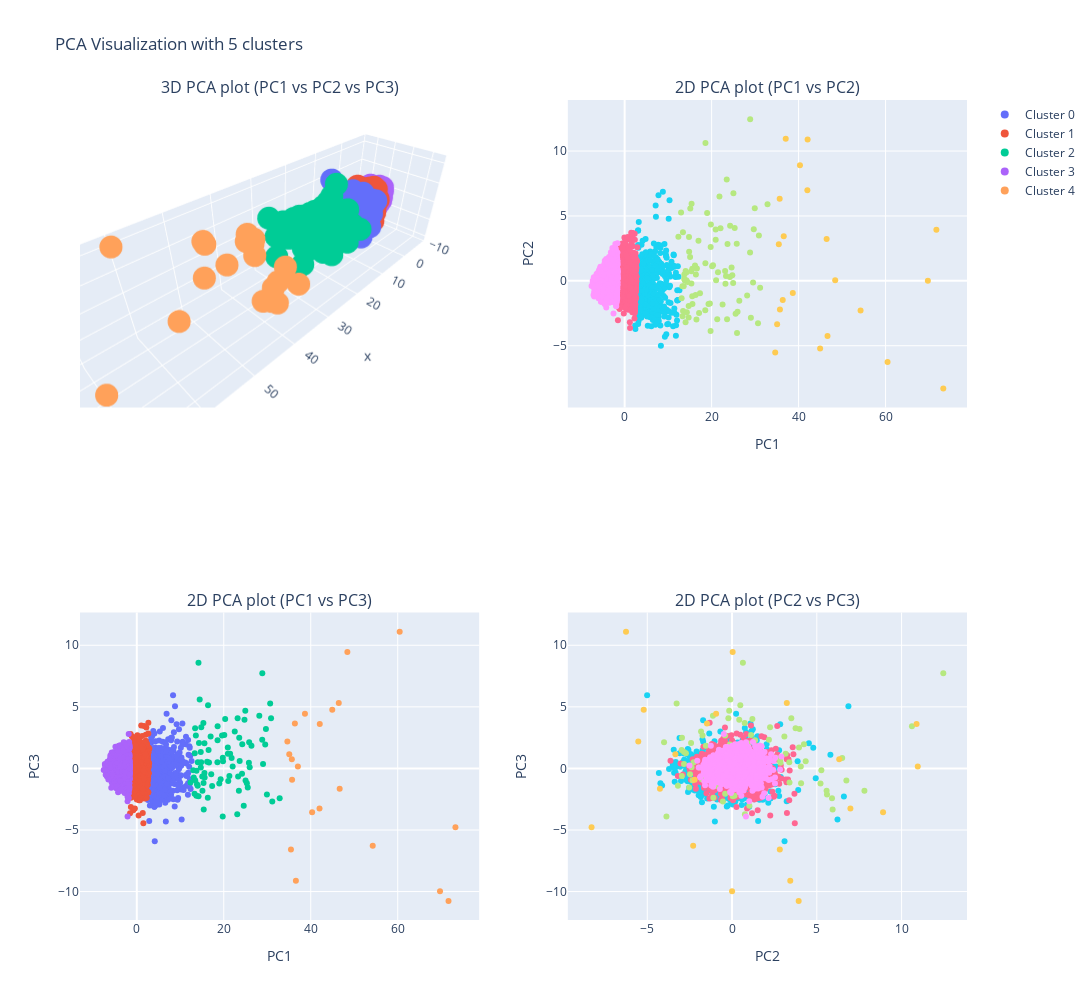

Here is the notebook cell this chart was saved with:
### Code cell
nb_clusters = 4
fig, labels = visualize_pca_clusters(df_pca, 5)
fig.show()
df_pca["cluster"] = labels

### Figure 1 — Plotly figure (JSON) as saved in the notebook; plotly's stock layout.template omitted (floating-point values rounded to 4 significant figures; data arrays with more than 128 entries replaced by an {"elided": "..."} marker saying what was removed)
{"data": [{"hovertemplate": "PC1: %{x:.2f}<br>PC2: %{y:.2f}<br>PC3: %{z:.2f}<br><extra></extra>", "mode": "markers", "name": "Cluster 0", "scene": "scene", "showlegend": true, "type": "scatter3d", "x": {"elided": "722 float values"}, "y": {"elided": "722 float values"}, "z": {"elided": "722 float values"}}, {"hovertemplate": "PC1: %{x:.2f}<br>PC2: %{y:.2f}<br>PC3: %{z:.2f}<br><extra></extra>", "mode": "markers", "name": "Cluster 1", "scene": "scene", "showlegend": true, "type": "scatter3d", "x": {"elided": "2211 float values"}, "y": {"elided": "2211 float values"}, "z": {"elided": "2211 float values"}}, {"hovertemplate": "PC1: %{x:.2f}<br>PC2: %{y:.2f}<br>PC3: %{z:.2f}<br><extra></extra>", "mode": "markers", "name": "Cluster 2", "scene": "scene", "showlegend": true, "type": "scatter3d", "x": [13.58, 19.83, 24.25, 16.18, 13.1, 25.31, 13.43, 28.86, 16.33, 22.05, 18.54, 14.72, 20.94, 15.05, 15.31, 19.28, 13.28, 24.59, 15.56, 23.31, 22.52, 18.57, 16.51, 20.32, 14.46, 16.61, 32.86, 29.53, 29.03, 29.69, 23.1, 14.83, 23.56, 13.73, 25.84, 21.03, 20.12, 24.2, 24.95, 18.58, 16.98, 13.41, 25.96, 25.78, 23.66, 21.81, 19.76, 14.19, 28.17, 13.7, 14.03, 17.33, 31.15, 25.52, 15.1, 12.98, 15.6, 14.8, 29.92, 28.84, 19.61, 12.36, 15.39, 23.47, 17.12, 24.76, 30.87, 14.2, 15.35, 21.46, 16.38, 19.78, 20.93, 18.97, 30.67, 15.55, 14.3, 21.29, 26.37, 14.01, 23.18, 13.32, 25.01, 14.71, 13.85], "y": [-0.4089, 4.345, 4.241, 1.177, -1.339, 4.073, -2.332, 12.46, -1.1, 4.055, -2.263, -1.948, 3.16, 1.842, 0.7449, -1.785, -0.4091, 1.021, 0.9391, 0.3726, -1.829, 1.356, -2.975, 1.2, -0.09697, 0.9437, 5.896, -0.1278, -2.836, 3.978, 0.7594, 2.243, -2.953, 0.4973, -4.011, 0.04118, 1.12, 0.3, -0.169, 10.61, 3.086, 3.746, -2.389, 2.857, 2.835, 6.497, -3.87, 0.6401, -1.127, 0.1487, 0.7608, -0.961, -0.5392, -2.527, 5.577, 5.268, -1.791, 3.375, 5.6, 2.175, -1.743, 3.39, 5.933, 7.809, -2.48, 0.4242, 3.497, 0.04472, -0.2065, 0.6577, 0.4875, 2.598, 3.95, 5.219, -3.269, -1.192, -2.415, -2.96, -1.543, -3.192, -0.2178, -2.723, 6.743, -2.832, 0.03034], "z": [2.681, 0.5904, 1.956, 0.541, -0.7281, -1.206, -0.9664, 7.727, -2.377, 0.1572, 0.4983, 0.08004, 1.184, -0.6551, 3.683, -0.8762, -2.067, -3.033, 2.046, -0.6463, 3.003, 2.285, 1.493, 4.01, 5.6, 0.4791, -2.428, 1.946, 0.3577, 3.205, -3.728, 3.34, 2.488, -0.1919, 2.12, -1.018, 2.711, -0.4261, 4.683, 3.426, 2.597, 3.258, 0.09167, 0.4656, 0.6072, 0.845, -3.903, 8.591, 4.282, -2.228, 0.5034, -1.428, -2.683, -1.544, -1.823, -0.1483, -0.7357, 0.5046, -2.113, 2.321, 2.666, -1.153, -3.337, -1.815, -0.4762, 3.961, 4.082, -2.27, -1.187, 1.196, 5.137, 0.8664, 1.706, -1.225, 5.264, -0.3691, 2.058, -0.6079, 1.841, -1.41, 4.083, 1.222, -0.9838, 1.34, -1.285]}, {"hovertemplate": "PC1: %{x:.2f}<br>PC2: %{y:.2f}<br>PC3: %{z:.2f}<br><extra></extra>", "mode": "markers", "name": "Cluster 3", "scene": "scene", "showlegend": true, "type": "scatter3d", "x": {"elided": "1961 float values"}, "y": {"elided": "1961 float values"}, "z": {"elided": "1961 float values"}}, {"hovertemplate": "PC1: %{x:.2f}<br>PC2: %{y:.2f}<br>PC3: %{z:.2f}<br><extra></extra>", "mode": "markers", "name": "Cluster 4", "scene": "scene", "showlegend": true, "type": "scatter3d", "x": [38.67, 40.32, 37.04, 35.71, 42.02, 73.27, 42.08, 54.25, 46.45, 69.72, 44.95, 46.65, 48.42, 35.65, 36.36, 35.45, 36.58, 71.68, 35.07, 34.62, 60.45], "y": [-0.9407, 8.908, 10.96, -2.206, 6.981, -8.287, 10.89, -2.293, 3.23, 0.003009, -5.21, -4.254, 0.03625, 6.322, -1.48, 2.817, 3.435, 3.93, -3.343, -5.531, -6.255], "z": [4.446, -3.563, 0.1556, -0.9173, -3.261, -4.784, 3.616, -6.286, 5.317, -9.967, 4.773, -1.652, 9.45, 0.7382, 3.645, -6.577, -9.13, -10.76, 1.157, 2.181, 11.11]}, {"hovertemplate": "PC1: %{x:.2f}<br>PC2: %{y:.2f}<br><extra></extra>", "mode": "markers", "name": "Cluster 0", "showlegend": false, "type": "scatter", "x": {"elided": "722 float values"}, "xaxis": "x", "y": {"elided": "722 float values"}, "yaxis": "y"}, {"hovertemplate": "PC1: %{x:.2f}<br>PC2: %{y:.2f}<br><extra></extra>", "mode": "markers", "name": "Cluster 1", "showlegend": false, "type": "scatter", "x": {"elided": "2211 float values"}, "xaxis": "x", "y": {"elided": "2211 float values"}, "yaxis": "y"}, {"hovertemplate": "PC1: %{x:.2f}<br>PC2: %{y:.2f}<br><extra></extra>", "mode": "markers", "name": "Cluster 2", "showlegend": false, "type": "scatter", "x": [13.58, 19.83, 24.25, 16.18, 13.1, 25.31, 13.43, 28.86, 16.33, 22.05, 18.54, 14.72, 20.94, 15.05, 15.31, 19.28, 13.28, 24.59, 15.56, 23.31, 22.52, 18.57, 16.51, 20.32, 14.46, 16.61, 32.86, 29.53, 29.03, 29.69, 23.1, 14.83, 23.56, 13.73, 25.84, 21.03, 20.12, 24.2, 24.95, 18.58, 16.98, 13.41, 25.96, 25.78, 23.66, 21.81, 19.76, 14.19, 28.17, 13.7, 14.03, 17.33, 31.15, 25.52, 15.1, 12.98, 15.6, 14.8, 29.92, 28.84, 19.61, 12.36, 15.39, 23.47, 17.12, 24.76, 30.87, 14.2, 15.35, 21.46, 16.38, 19.78, 20.93, 18.97, 30.67, 15.55, 14.3, 21.29, 26.37, 14.01, 23.18, 13.32, 25.01, 14.71, 13.85], "xaxis": "x", "y": [-0.4089, 4.345, 4.241, 1.177, -1.339, 4.073, -2.332, 12.46, -1.1, 4.055, -2.263, -1.948, 3.16, 1.842, 0.7449, -1.785, -0.4091, 1.021, 0.9391, 0.3726, -1.829, 1.356, -2.975, 1.2, -0.09697, 0.9437, 5.896, -0.1278, -2.836, 3.978, 0.7594, 2.243, -2.953, 0.4973, -4.011, 0.04118, 1.12, 0.3, -0.169, 10.61, 3.086, 3.746, -2.389, 2.857, 2.835, 6.497, -3.87, 0.6401, -1.127, 0.1487, 0.7608, -0.961, -0.5392, -2.527, 5.577, 5.268, -1.791, 3.375, 5.6, 2.175, -1.743, 3.39, 5.933, 7.809, -2.48, 0.4242, 3.497, 0.04472, -0.2065, 0.6577, 0.4875, 2.598, 3.95, 5.219, -3.269, -1.192, -2.415, -2.96, -1.543, -3.192, -0.2178, -2.723, 6.743, -2.832, 0.03034], "yaxis": "y"}, {"hovertemplate": "PC1: %{x:.2f}<br>PC2: %{y:.2f}<br><extra></extra>", "mode": "markers", "name": "Cluster 3", "showlegend": false, "type": "scatter", "x": {"elided": "1961 float values"}, "xaxis": "x", "y": {"elided": "1961 float values"}, "yaxis": "y"}, {"hovertemplate": "PC1: %{x:.2f}<br>PC2: %{y:.2f}<br><extra></extra>", "mode": "markers", "name": "Cluster 4", "showlegend": false, "type": "scatter", "x": [38.67, 40.32, 37.04, 35.71, 42.02, 73.27, 42.08, 54.25, 46.45, 69.72, 44.95, 46.65, 48.42, 35.65, 36.36, 35.45, 36.58, 71.68, 35.07, 34.62, 60.45], "xaxis": "x", "y": [-0.9407, 8.908, 10.96, -2.206, 6.981, -8.287, 10.89, -2.293, 3.23, 0.003009, -5.21, -4.254, 0.03625, 6.322, -1.48, 2.817, 3.435, 3.93, -3.343, -5.531, -6.255], "yaxis": "y"}, {"hovertemplate": "PC1: %{x:.2f}<br>PC3: %{z:.2f}<br><extra></extra>", "mode": "markers", "name": "Cluster 0", "showlegend": false, "type": "scatter", "x": {"elided": "722 float values"}, "xaxis": "x2", "y": {"elided": "722 float values"}, "yaxis": "y2"}, {"hovertemplate": "PC1: %{x:.2f}<br>PC3: %{z:.2f}<br><extra></extra>", "mode": "markers", "name": "Cluster 1", "showlegend": false, "type": "scatter", "x": {"elided": "2211 float values"}, "xaxis": "x2", "y": {"elided": "2211 float values"}, "yaxis": "y2"}, {"hovertemplate": "PC1: %{x:.2f}<br>PC3: %{z:.2f}<br><extra></extra>", "mode": "markers", "name": "Cluster 2", "showlegend": false, "type": "scatter", "x": [13.58, 19.83, 24.25, 16.18, 13.1, 25.31, 13.43, 28.86, 16.33, 22.05, 18.54, 14.72, 20.94, 15.05, 15.31, 19.28, 13.28, 24.59, 15.56, 23.31, 22.52, 18.57, 16.51, 20.32, 14.46, 16.61, 32.86, 29.53, 29.03, 29.69, 23.1, 14.83, 23.56, 13.73, 25.84, 21.03, 20.12, 24.2, 24.95, 18.58, 16.98, 13.41, 25.96, 25.78, 23.66, 21.81, 19.76, 14.19, 28.17, 13.7, 14.03, 17.33, 31.15, 25.52, 15.1, 12.98, 15.6, 14.8, 29.92, 28.84, 19.61, 12.36, 15.39, 23.47, 17.12, 24.76, 30.87, 14.2, 15.35, 21.46, 16.38, 19.78, 20.93, 18.97, 30.67, 15.55, 14.3, 21.29, 26.37, 14.01, 23.18, 13.32, 25.01, 14.71, 13.85], "xaxis": "x2", "y": [2.681, 0.5904, 1.956, 0.541, -0.7281, -1.206, -0.9664, 7.727, -2.377, 0.1572, 0.4983, 0.08004, 1.184, -0.6551, 3.683, -0.8762, -2.067, -3.033, 2.046, -0.6463, 3.003, 2.285, 1.493, 4.01, 5.6, 0.4791, -2.428, 1.946, 0.3577, 3.205, -3.728, 3.34, 2.488, -0.1919, 2.12, -1.018, 2.711, -0.4261, 4.683, 3.426, 2.597, 3.258, 0.09167, 0.4656, 0.6072, 0.845, -3.903, 8.591, 4.282, -2.228, 0.5034, -1.428, -2.683, -1.544, -1.823, -0.1483, -0.7357, 0.5046, -2.113, 2.321, 2.666, -1.153, -3.337, -1.815, -0.4762, 3.961, 4.082, -2.27, -1.187, 1.196, 5.137, 0.8664, 1.706, -1.225, 5.264, -0.3691, 2.058, -0.6079, 1.841, -1.41, 4.083, 1.222, -0.9838, 1.34, -1.285], "yaxis": "y2"}, {"hovertemplate": "PC1: %{x:.2f}<br>PC3: %{z:.2f}<br><extra></extra>", "mode": "markers", "name": "Cluster 3", "showlegend": false, "type": "scatter", "x": {"elided": "1961 float values"}, "xaxis": "x2", "y": {"elided": "1961 float values"}, "yaxis": "y2"}, {"hovertemplate": "PC1: %{x:.2f}<br>PC3: %{z:.2f}<br><extra></extra>", "mode": "markers", "name": "Cluster 4", "showlegend": false, "type": "scatter", "x": [38.67, 40.32, 37.04, 35.71, 42.02, 73.27, 42.08, 54.25, 46.45, 69.72, 44.95, 46.65, 48.42, 35.65, 36.36, 35.45, 36.58, 71.68, 35.07, 34.62, 60.45], "xaxis": "x2", "y": [4.446, -3.563, 0.1556, -0.9173, -3.261, -4.784, 3.616, -6.286, 5.317, -9.967, 4.773, -1.652, 9.45, 0.7382, 3.645, -6.577, -9.13, -10.76, 1.157, 2.181, 11.11], "yaxis": "y2"}, {"hovertemplate": "PC2: %{x:.2f}<br>PC3: %{y:.2f}<br><extra></extra>", "mode": "markers", "name": "Cluster 0", "showlegend": false, "type": "scatter", "x": {"elided": "722 float values"}, "xaxis": "x3", "y": {"elided": "722 float values"}, "yaxis": "y3"}, {"hovertemplate": "PC2: %{x:.2f}<br>PC3: %{y:.2f}<br><extra></extra>", "mode": "markers", "name": "Cluster 1", "showlegend": false, "type": "scatter", "x": {"elided": "2211 float values"}, "xaxis": "x3", "y": {"elided": "2211 float values"}, "yaxis": "y3"}, {"hovertemplate": "PC2: %{x:.2f}<br>PC3: %{y:.2f}<br><extra></extra>", "mode": "markers", "name": "Cluster 2", "showlegend": false, "type": "scatter", "x": [-0.4089, 4.345, 4.241, 1.177, -1.339, 4.073, -2.332, 12.46, -1.1, 4.055, -2.263, -1.948, 3.16, 1.842, 0.7449, -1.785, -0.4091, 1.021, 0.9391, 0.3726, -1.829, 1.356, -2.975, 1.2, -0.09697, 0.9437, 5.896, -0.1278, -2.836, 3.978, 0.7594, 2.243, -2.953, 0.4973, -4.011, 0.04118, 1.12, 0.3, -0.169, 10.61, 3.086, 3.746, -2.389, 2.857, 2.835, 6.497, -3.87, 0.6401, -1.127, 0.1487, 0.7608, -0.961, -0.5392, -2.527, 5.577, 5.268, -1.791, 3.375, 5.6, 2.175, -1.743, 3.39, 5.933, 7.809, -2.48, 0.4242, 3.497, 0.04472, -0.2065, 0.6577, 0.4875, 2.598, 3.95, 5.219, -3.269, -1.192, -2.415, -2.96, -1.543, -3.192, -0.2178, -2.723, 6.743, -2.832, 0.03034], "xaxis": "x3", "y": [2.681, 0.5904, 1.956, 0.541, -0.7281, -1.206, -0.9664, 7.727, -2.377, 0.1572, 0.4983, 0.08004, 1.184, -0.6551, 3.683, -0.8762, -2.067, -3.033, 2.046, -0.6463, 3.003, 2.285, 1.493, 4.01, 5.6, 0.4791, -2.428, 1.946, 0.3577, 3.205, -3.728, 3.34, 2.488, -0.1919, 2.12, -1.018, 2.711, -0.4261, 4.683, 3.426, 2.597, 3.258, 0.09167, 0.4656, 0.6072, 0.845, -3.903, 8.591, 4.282, -2.228, 0.5034, -1.428, -2.683, -1.544, -1.823, -0.1483, -0.7357, 0.5046, -2.113, 2.321, 2.666, -1.153, -3.337, -1.815, -0.4762, 3.961, 4.082, -2.27, -1.187, 1.196, 5.137, 0.8664, 1.706, -1.225, 5.264, -0.3691, 2.058, -0.6079, 1.841, -1.41, 4.083, 1.222, -0.9838, 1.34, -1.285], "yaxis": "y3"}, {"hovertemplate": "PC2: %{x:.2f}<br>PC3: %{y:.2f}<br><extra></extra>", "mode": "markers", "name": "Cluster 3", "showlegend": false, "type": "scatter", "x": {"elided": "1961 float values"}, "xaxis": "x3", "y": {"elided": "1961 float values"}, "yaxis": "y3"}, {"hovertemplate": "PC2: %{x:.2f}<br>PC3: %{y:.2f}<br><extra></extra>", "mode": "markers", "name": "Cluster 4", "showlegend": false, "type": "scatter", "x": [-0.9407, 8.908, 10.96, -2.206, 6.981, -8.287, 10.89, -2.293, 3.23, 0.003009, -5.21, -4.254, 0.03625, 6.322, -1.48, 2.817, 3.435, 3.93, -3.343, -5.531, -6.255], "xaxis": "x3", "y": [4.446, -3.563, 0.1556, -0.9173, -3.261, -4.784, 3.616, -6.286, 5.317, -9.967, 4.773, -1.652, 9.45, 0.7382, 3.645, -6.577, -9.13, -10.76, 1.157, 2.181, 11.11], "yaxis": "y3"}], "layout": {"annotations": [{"font": {"size": 16}, "showarrow": false, "text": "3D PCA plot (PC1 vs PC2 vs PC3)", "x": 0.225, "xanchor": "center", "xref": "paper", "y": 1, "yanchor": "bottom", "yref": "paper"}, {"font": {"size": 16}, "showarrow": false, "text": "2D PCA plot (PC1 vs PC2)", "x": 0.775, "xanchor": "center", "xref": "paper", "y": 1, "yanchor": "bottom", "yref": "paper"}, {"font": {"size": 16}, "showarrow": false, "text": "2D PCA plot (PC1 vs PC3)", "x": 0.225, "xanchor": "center", "xref": "paper", "y": 0.375, "yanchor": "bottom", "yref": "paper"}, {"font": {"size": 16}, "showarrow": false, "text": "2D PCA plot (PC2 vs PC3)", "x": 0.775, "xanchor": "center", "xref": "paper", "y": 0.375, "yanchor": "bottom", "yref": "paper"}], "height": 1000, "scene": {"camera": {"center": {"x": 0, "y": 0, "z": 0}, "eye": {"x": 1.2, "y": 1.2, "z": 1.2}, "up": {"x": 0, "y": 0, "z": 1}}, "domain": {"x": [0, 0.45], "y": [0.625, 1]}}, "showlegend": true, "title": {"text": "PCA Visualization with 5 clusters<br>"}, "width": 1200, "xaxis": {"anchor": "y", "domain": [0.55, 1], "title": {"text": "PC1"}}, "xaxis2": {"anchor": "y2", "domain": [0, 0.45], "title": {"text": "PC1"}}, "xaxis3": {"anchor": "y3", "domain": [0.55, 1], "title": {"text": "PC2"}}, "yaxis": {"anchor": "x", "domain": [0.625, 1], "title": {"text": "PC2"}}, "yaxis2": {"anchor": "x2", "domain": [0, 0.375], "title": {"text": "PC3"}}, "yaxis3": {"anchor": "x3", "domain": [0, 0.375], "title": {"text": "PC3"}}}}
